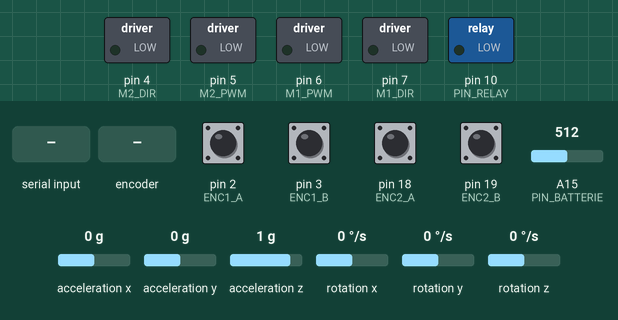
The sketch below on a simulated Arduino Mega 2560, built with avr-gcc and run on an emulated ATmega2560. Parts: switched loads named in the sketch (green lamp = pin HIGH). Wiring (inferred from the names in the program): MPU-6050 motion sensor at I2C address 0x68. The test bench sets the inputs (shaded band); at power-on: pin 2 (ENC1_A), pin 3 (ENC1_B), pin 18 (ENC2_A), pin 19 (ENC2_B) HIGH, A15 (PIN_BATTERIE) = 512, acceleration x 0 g, acceleration y 0 g, acceleration z 1 g, rotation x 0 °/s, rotation y 0 °/s, rotation z 0 °/s. What the sketch prints to the serial monitor is not drawn.

Above: at 3.8 s.
3.9 s: "M:1\n" received over Serial
At 6.7 s:
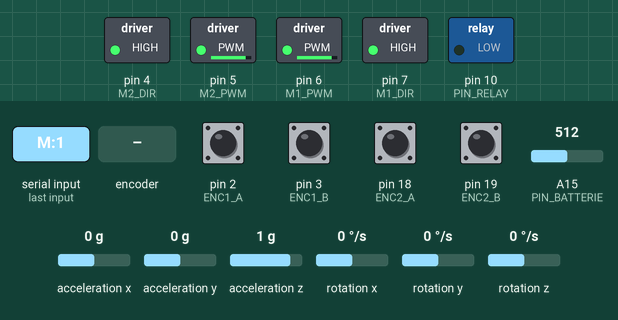
6.9 s: rotary encoder on pin 2 (ENC1_A) / pin 3 (ENC1_B) turned 1 step (first pin leading)
At 7.11 s:
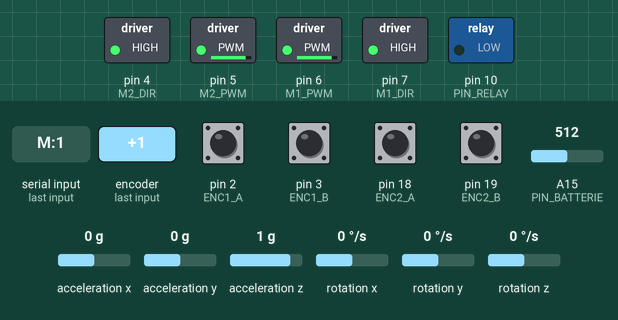
9.0 s: "S90\n" received over Serial
At 14.7 s:
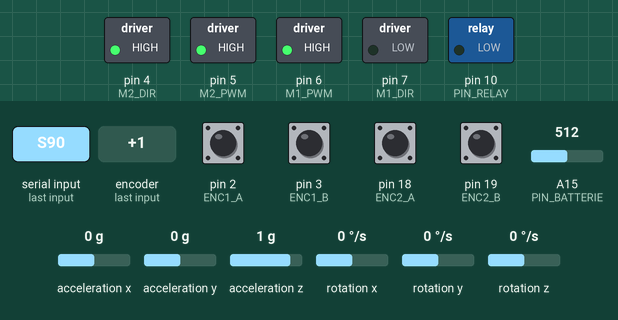
Timing chart, 0 to 16.2 s (numbered marks = the images above; inputs shaded):
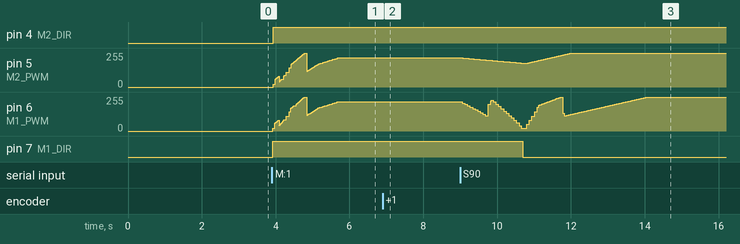

Measured:
- after the input at 3.9 s, pin 4 (M2_DIR), pin 7 (M1_DIR): LOW → HIGH at once
- after the input at 6.9 s, pin 5 (M2_PWM): 219/255 → 220/255 after 0.05 s, → 219/255 0.07 s later; pin 6 (M1_PWM): 219/255 → 220/255 after 0.05 s, → 219/255 0.08 s later
- after the input at 9.0 s, pin 7 (M1_DIR): HIGH → LOW after 1.7 s

The sketch:

arduino.ino
```cpp
#include <SimpleTimer.h>
#include <Wire.h>
SimpleTimer timer;

// --- MPU-6050 ---
const uint8_t MPU_ADDR = 0x68;
double gyro_bias_x = 0, gyro_bias_y = 0, gyro_bias_z = 0;
double w_gyro_filtered = 0;
double w_gyro_x_filtered = 0, w_gyro_y_filtered = 0;
const double alpha_gyro = 0.25;
bool mpu_ok = false;

// --- DETECTION ANOMALIES ---
double accel_z_baseline = 1.0;
double accel_z_filtered = 1.0;
const double ACCEL_Z_THRESHOLD = 0.08;  // catches 1-2° tilts from floor bumps (was 0.3)
const double DIVERGENCE_THRESHOLD = 0.3;
const int ANOMALY_HOLD_CYCLES = 25;  // ~200ms à 128Hz
int anomaly_counter = 0;
bool anomaly_active = false;

// --- MOTEURS ---
const int M1_DIR = 7; const int M1_PWM = 6;
const int M2_DIR = 4; const int M2_PWM = 5;

// --- ENCODEURS ---
#define ENC1_A 2
#define ENC1_B 3
#define ENC2_A 18
#define ENC2_B 19

// --- BATTERIE GRAPHENE 3S ---
const int PIN_BATTERIE = A15;
const int PIN_RELAY = 10;
const float VOLT_MAX = 12.6;
const float VOLT_MIN = 10.2;
const float VOLT_STOP = 10;
const float RATIO_CAPTEUR = 4.841;
bool batterie_critique = false;
bool relay_active = false;

// --- GEOMETRIE ROBOT ---
const double RAYON_ROUE = 0.10;
const double ENTRAXE = 0.488;

// --- PARAMETRES PHYSIQUES ---
const int rapport_reducteur = 131;
const int resolution = 64;
const int fe = 128;
const double dt = 1.0 / fe;

// --- PID + FEEDFORWARD ---
double Kp = 4.0; double Ki = 20.0; double Kd = 0.02; double Kf = 2.0;

// --- BOUCLE W EXTERNE ---
double Kp_w = 0.8;
double Ki_w = 1.5;
double w_err_sum = 0;

// --- DEADBAND / KICK-START ---
const int PWM_DEADBAND = 20;
const int PWM_KICK     = 45;
const double SLIP_THRESHOLD = 30.0;
const double TILT_RATE_THRESHOLD = 0.15;  // rad/s — catches floor bump tilting via gyro X/Y

// --- CIBLES CINEMATIQUES ---
double target_V = 0; double target_W = 0;
double current_V = 0; double current_W = 0;

double accel_V_step = (0.16 / fe);
double decel_V_step = (0.22 / fe);
double accel_W_step = (0.5  / fe);

double rpm1_filtered = 0; double rpm2_filtered = 0;
double errorSum1 = 0, lastError1 = 0;
double errorSum2 = 0, lastError2 = 0;
volatile long tick1 = 0; volatile long tick2 = 0;
int plotCounter = 0;

// --- INTERRUPTIONS ---
void ISR_Enc1A() { if (digitalRead(ENC1_A) == digitalRead(ENC1_B)) tick1--; else tick1++; }
void ISR_Enc1B() { if (digitalRead(ENC1_A) == digitalRead(ENC1_B)) tick1++; else tick1--; }
void ISR_Enc2A() { if (digitalRead(ENC2_A) == digitalRead(ENC2_B)) tick2++; else tick2--; }
void ISR_Enc2B() { if (digitalRead(ENC2_A) == digitalRead(ENC2_B)) tick2--; else tick2++; }

void setMotorPWM(int pwm, int pinPWM, int pinDIR) {
  pwm = constrain(pwm, -255, 255);
  if (pwm > 0 && pwm < PWM_DEADBAND) pwm = PWM_DEADBAND;
  if (pwm < 0 && pwm > -PWM_DEADBAND) pwm = -PWM_DEADBAND;
  if (abs(pwm) < 5) pwm = 0;
  if (pinDIR == M2_DIR) pwm = -pwm;
  if (pwm >= 0) { digitalWrite(pinDIR, LOW); analogWrite(pinPWM, abs(pwm)); }
  else          { digitalWrite(pinDIR, HIGH); analogWrite(pinPWM, abs(pwm)); }
}

float lireVoltage() {
  int raw = analogRead(PIN_BATTERIE);
  return (raw * 5.0 / 1024.0) * RATIO_CAPTEUR;
}

int calculerPourcentage(float v) {
  float p = (v - VOLT_MIN) / (VOLT_MAX - VOLT_MIN) * 100.0;
  return constrain((int)p, 0, 100);
}

// --- MPU-6050 INIT ---
void mpuInit() {
  // Réveil du capteur
  Wire.beginTransmission(MPU_ADDR);
  Wire.write(0x6B); Wire.write(0x00);
  Wire.endTransmission(true);
  // DLPF à 44 Hz
  Wire.beginTransmission(MPU_ADDR);
  Wire.write(0x1A); Wire.write(0x03);
  Wire.endTransmission(true);
  // Gyro ±250°/s
  Wire.beginTransmission(MPU_ADDR);
  Wire.write(0x1B); Wire.write(0x00);
  Wire.endTransmission(true);
  // Accel ±2g (par défaut)
  Wire.beginTransmission(MPU_ADDR);
  Wire.write(0x1C); Wire.write(0x00);
  Wire.endTransmission(true);

  // Vérification WHO_AM_I
  Wire.beginTransmission(MPU_ADDR);
  Wire.write(0x75); Wire.endTransmission(false);
  Wire.requestFrom(MPU_ADDR, (uint8_t)1, (uint8_t)true);
  uint8_t who = Wire.read();
  mpu_ok = (who == 0x68);
  Serial.print("MPU WHO_AM_I=0x"); Serial.print(who, HEX);
  Serial.println(mpu_ok ? " OK" : " FAIL");
}

// --- Lecture gyro XYZ (burst read — roll, pitch, yaw) ---
// X = roll rate, Y = pitch rate → detect floor bump tilting
// Z = yaw rate → used for odometry divergence check
// Turns only affect Z.  Tilts only affect X/Y.  No interference.
void mpuReadGyroXYZ(double &gx, double &gy, double &gz) {
  Wire.beginTransmission(MPU_ADDR);
  Wire.write(0x43);  // GYRO_XOUT_H — burst read all 3 axes (6 bytes)
  Wire.endTransmission(false);
  Wire.requestFrom(MPU_ADDR, (uint8_t)6, (uint8_t)true);
  int16_t rx = (Wire.read() << 8) | Wire.read();
  int16_t ry = (Wire.read() << 8) | Wire.read();
  int16_t rz = (Wire.read() << 8) | Wire.read();
  gx = (rx / 131.0) * PI / 180.0;  // rad/s
  gy = (ry / 131.0) * PI / 180.0;
  gz = (rz / 131.0) * PI / 180.0;
}

// --- Lecture accélération Z ---
double mpuReadAccelZ() {
  Wire.beginTransmission(MPU_ADDR);
  Wire.write(0x3F);
  Wire.endTransmission(false);
  Wire.requestFrom(MPU_ADDR, (uint8_t)2, (uint8_t)true);
  int16_t az = (Wire.read() << 8) | Wire.read();
  return az / 16384.0;  // en g
}

// --- Calibration au démarrage (robot immobile) ---
void calibrateSensors() {
  if (!mpu_ok) return;
  Serial.println("CALIBRATION - Ne pas bouger le robot pendant 2 sec...");
  const int N = 500;
  double sum_gx = 0, sum_gy = 0, sum_gz = 0;
  double sum_a = 0;
  for (int i = 0; i < N; i++) {
    double gx, gy, gz;
    mpuReadGyroXYZ(gx, gy, gz);
    sum_gx += gx; sum_gy += gy; sum_gz += gz;
    sum_a += mpuReadAccelZ();
    delay(4);
  }
  gyro_bias_x = sum_gx / N;
  gyro_bias_y = sum_gy / N;
  gyro_bias_z = sum_gz / N;
  accel_z_baseline = sum_a / N;
  accel_z_filtered = accel_z_baseline;
  Serial.print("Biais gyro X="); Serial.print(gyro_bias_x, 5);
  Serial.print(" Y="); Serial.print(gyro_bias_y, 5);
  Serial.print(" Z="); Serial.print(gyro_bias_z, 5);
  Serial.print(" | Baseline accel Z="); Serial.println(accel_z_baseline, 3);
}

void boucle_controle() {
  float vBatCurrent = lireVoltage();

  if (relay_active) {
    target_V = 0; target_W = 0;
    current_V = 0; current_W = 0;
    w_err_sum = 0;
    errorSum1 = 0; errorSum2 = 0;
    setMotorPWM(0, M1_PWM, M1_DIR);
    setMotorPWM(0, M2_PWM, M2_DIR);
    return;
  }

  // === LECTURE IMU ===
  double gx_raw, gy_raw, gz_raw;
  mpuReadGyroXYZ(gx_raw, gy_raw, gz_raw);
  gx_raw -= gyro_bias_x;
  gy_raw -= gyro_bias_y;
  gz_raw -= gyro_bias_z;
  w_gyro_filtered   = alpha_gyro * gz_raw + (1.0 - alpha_gyro) * w_gyro_filtered;
  w_gyro_x_filtered = alpha_gyro * gx_raw + (1.0 - alpha_gyro) * w_gyro_x_filtered;
  w_gyro_y_filtered = alpha_gyro * gy_raw + (1.0 - alpha_gyro) * w_gyro_y_filtered;

  double accel_z = mpuReadAccelZ();
  accel_z_filtered = 0.3 * accel_z + 0.7 * accel_z_filtered;
  double accel_deviation = abs(accel_z_filtered - accel_z_baseline);

  long t1, t2;
  noInterrupts(); t1 = tick1; tick1 = 0; t2 = tick2; tick2 = 0; interrupts();

  double rpm1_raw = ((double)t1 / dt) * 60.0 / ((double)resolution * (double)rapport_reducteur);
  double rpm2_raw = ((double)t2 / dt) * 60.0 / ((double)resolution * (double)rapport_reducteur);

  double alpha_dyn = (abs(rpm1_raw) < 5 || abs(rpm2_raw) < 5) ? 0.15 : 0.30;
  rpm1_filtered = (alpha_dyn * rpm1_raw) + ((1.0 - alpha_dyn) * rpm1_filtered);
  rpm2_filtered = (alpha_dyn * rpm2_raw) + ((1.0 - alpha_dyn) * rpm2_filtered);

  // RAMPES
  if (abs(target_V) > abs(current_V)) {
      if (current_V < target_V) current_V += accel_V_step;
      else current_V -= accel_V_step;
  } else {
      if (current_V < target_V) current_V += decel_V_step;
      else current_V -= decel_V_step;
  }
  if (abs(current_V - target_V) < decel_V_step) current_V = target_V;

  if (current_W < target_W) current_W += accel_W_step;
  else if (current_W > target_W) current_W -= accel_W_step;
  if (abs(current_W - target_W) < accel_W_step) current_W = target_W;

  // BOUCLE W EXTERNE (INCHANGÉE, utilise encodeurs)
  double v_g_mes = (rpm1_filtered * 2.0 * PI * RAYON_ROUE) / 60.0;
  double v_d_mes = (rpm2_filtered * 2.0 * PI * RAYON_ROUE) / 60.0;
  double w_mesure = (v_d_mes - v_g_mes) / ENTRAXE;

  double w_corrected = current_W;
  if (abs(current_V) > 0.02 || abs(current_W) > 0.02) {
    double w_err = current_W - w_mesure;
    w_err_sum += w_err * dt;
    w_err_sum = constrain(w_err_sum, -0.5, 0.5);
    w_corrected = current_W + Kp_w * w_err + Ki_w * w_err_sum;
  } else {
    w_err_sum = 0;
  }

  // === DETECTION ANOMALIE ===
  double divergence = abs(w_gyro_filtered - w_mesure);
  double tilt_rate = sqrt(w_gyro_x_filtered * w_gyro_x_filtered + w_gyro_y_filtered * w_gyro_y_filtered);
  bool anomaly_now = (accel_deviation > ACCEL_Z_THRESHOLD)
                  || (divergence > DIVERGENCE_THRESHOLD)
                  || (tilt_rate > TILT_RATE_THRESHOLD);
  if (anomaly_now) {
    anomaly_counter = ANOMALY_HOLD_CYCLES;
  }
  if (anomaly_counter > 0) {
    anomaly_counter--;
    anomaly_active = true;
  } else {
    anomaly_active = false;
  }

  // CINEMATIQUE INVERSE (INCHANGÉE)
  double v_roue_gauche = current_V - (w_corrected * ENTRAXE / 2.0);
  double v_roue_droite = current_V + (w_corrected * ENTRAXE / 2.0);
  double setpointRPM1 = (v_roue_gauche * 60.0) / (2.0 * PI * RAYON_ROUE);
  double setpointRPM2 = (v_roue_droite * 60.0) / (2.0 * PI * RAYON_ROUE);

  bool slip1 = abs(rpm1_filtered - setpointRPM1) > SLIP_THRESHOLD;
  bool slip2 = abs(rpm2_filtered - setpointRPM2) > SLIP_THRESHOLD;

  // PID MOTEUR 1 (INCHANGÉ)
  double output1 = 0;
  if (target_V == 0 && target_W == 0 && abs(rpm1_filtered) < 1.0) {
     errorSum1 = 0; output1 = 0;
  } else {
     double error1 = setpointRPM1 - rpm1_filtered;
     errorSum1 += error1 * dt;
     errorSum1 = constrain(errorSum1, -4.0, 4.0);
     if (slip1) errorSum1 *= 0.5;
     output1 = (Kp * error1) + (Ki * errorSum1) + (Kd * (error1 - lastError1)/dt) + (Kf * setpointRPM1);
     lastError1 = error1;
     if (slip1) output1 *= 0.6;
  }

  // PID MOTEUR 2 (INCHANGÉ)
  double output2 = 0;
  if (target_V == 0 && target_W == 0 && abs(rpm2_filtered) < 1.0) {
     errorSum2 = 0; output2 = 0;
  } else {
     double error2 = setpointRPM2 - rpm2_filtered;
     errorSum2 += error2 * dt;
     errorSum2 = constrain(errorSum2, -4.0, 4.0);
     if (slip2) errorSum2 *= 0.5;
     output2 = (Kp * error2) + (Ki * errorSum2) + (Kd * (error2 - lastError2)/dt) + (Kf * setpointRPM2);
     lastError2 = error2;
     if (slip2) output2 *= 0.6;
  }

  // Kick-start (INCHANGÉ)
  static int kick_counter1 = 0;
  static int kick_counter2 = 0;
  if (abs(setpointRPM1) > 1.0 && abs(rpm1_filtered) < 2.0 && kick_counter1 < 20) {
    output1 += (setpointRPM1 > 0 ? PWM_KICK : -PWM_KICK);
    kick_counter1++;
  } else if (abs(rpm1_filtered) >= 2.0) kick_counter1 = 0;
  if (abs(setpointRPM2) > 1.0 && abs(rpm2_filtered) < 2.0 && kick_counter2 < 20) {
    output2 += (setpointRPM2 > 0 ? PWM_KICK : -PWM_KICK);
    kick_counter2++;
  } else if (abs(rpm2_filtered) >= 2.0) kick_counter2 = 0;

  setMotorPWM((int)output1, M1_PWM, M1_DIR);
  setMotorPWM((int)output2, M2_PWM, M2_DIR);

  // AFFICHAGE (avec ANOMALY en plus)
  plotCounter++;
  if (plotCounter >= 10) {
    plotCounter = 0;
    int pBat = calculerPourcentage(vBatCurrent);
    double avgRPM = (rpm1_filtered + rpm2_filtered) / 2.0;
    double measured_V = (avgRPM * 2.0 * PI * RAYON_ROUE) / 60.0;

    Serial.print("RPM:"); Serial.print(avgRPM);
    Serial.print(",Speed:"); Serial.print(measured_V, 4);
    Serial.print(",W_cmd:"); Serial.print(current_W, 3);
    Serial.print(",W_mes:"); Serial.print(w_mesure, 3);
    Serial.print(",W_gyr:"); Serial.print(w_gyro_filtered, 3);
    Serial.print(",W_cor:"); Serial.print(w_corrected, 3);
    Serial.print(",AccDev:"); Serial.print(accel_deviation, 3);
    Serial.print(",Tilt:"); Serial.print(tilt_rate, 3);
    Serial.print(",ANOMALY:"); Serial.print(anomaly_active ? 1 : 0);
    Serial.print(",Volt:"); Serial.print(vBatCurrent, 2);
    Serial.print(",Bat%:"); Serial.println(pBat);
  }
}

void parseCommand(String line) {
  line.toUpperCase();
  if (line.startsWith("S")) { target_V = line.substring(1).toFloat(); target_W = 0; }
  if (line.startsWith("T")) { target_W = line.substring(1).toFloat(); target_V = 0; }
  if (line.startsWith("M")) {
      int separator = line.indexOf(':');
      if (separator != -1) {
        target_V = line.substring(1, separator).toFloat();
        target_W = line.substring(separator+1).toFloat();
      }
  }
  if (line == "STOP") {
    relay_active = true;
    target_V = 0; target_W = 0;
    current_V = 0; current_W = 0;
    digitalWrite(PIN_RELAY, HIGH);
    Serial.println("RELAIS FERME - MOUVEMENT BLOQUE");
  }
  if (line == "RESUME") {
    relay_active = false;
    digitalWrite(PIN_RELAY, LOW);
    Serial.println("RELAIS OUVERT - MOUVEMENT AUTORISE");
  }
  if (line == "RECAL") {
    calibrateSensors();
  }
}

void readCommands() {
  if (Serial.available()) {
    String line = Serial.readStringUntil('\n');
    line.trim();
    if (line.length() > 0) parseCommand(line);
  }
}

void setup() {
  Serial.begin(57600);
  Wire.begin();
  Wire.setClock(400000);

  pinMode(M1_PWM, OUTPUT); pinMode(M1_DIR, OUTPUT);
  pinMode(M2_PWM, OUTPUT); pinMode(M2_DIR, OUTPUT);
  pinMode(PIN_BATTERIE, INPUT);
  pinMode(PIN_RELAY, OUTPUT);
  digitalWrite(PIN_RELAY, LOW);
  pinMode(ENC1_A, INPUT_PULLUP); pinMode(ENC1_B, INPUT_PULLUP);
  pinMode(ENC2_A, INPUT_PULLUP); pinMode(ENC2_B, INPUT_PULLUP);
  attachInterrupt(digitalPinToInterrupt(ENC1_A), ISR_Enc1A, CHANGE);
  attachInterrupt(digitalPinToInterrupt(ENC1_B), ISR_Enc1B, CHANGE);
  attachInterrupt(digitalPinToInterrupt(ENC2_A), ISR_Enc2A, CHANGE);
  attachInterrupt(digitalPinToInterrupt(ENC2_B), ISR_Enc2B, CHANGE);

  mpuInit();
  delay(200);
  calibrateSensors();

  timer.setInterval(1000 / fe, boucle_controle);
  Serial.println("ROBOT PRET - Detection anomalie IMU active");
}

void loop() { timer.run(); readCommands(); }
```
